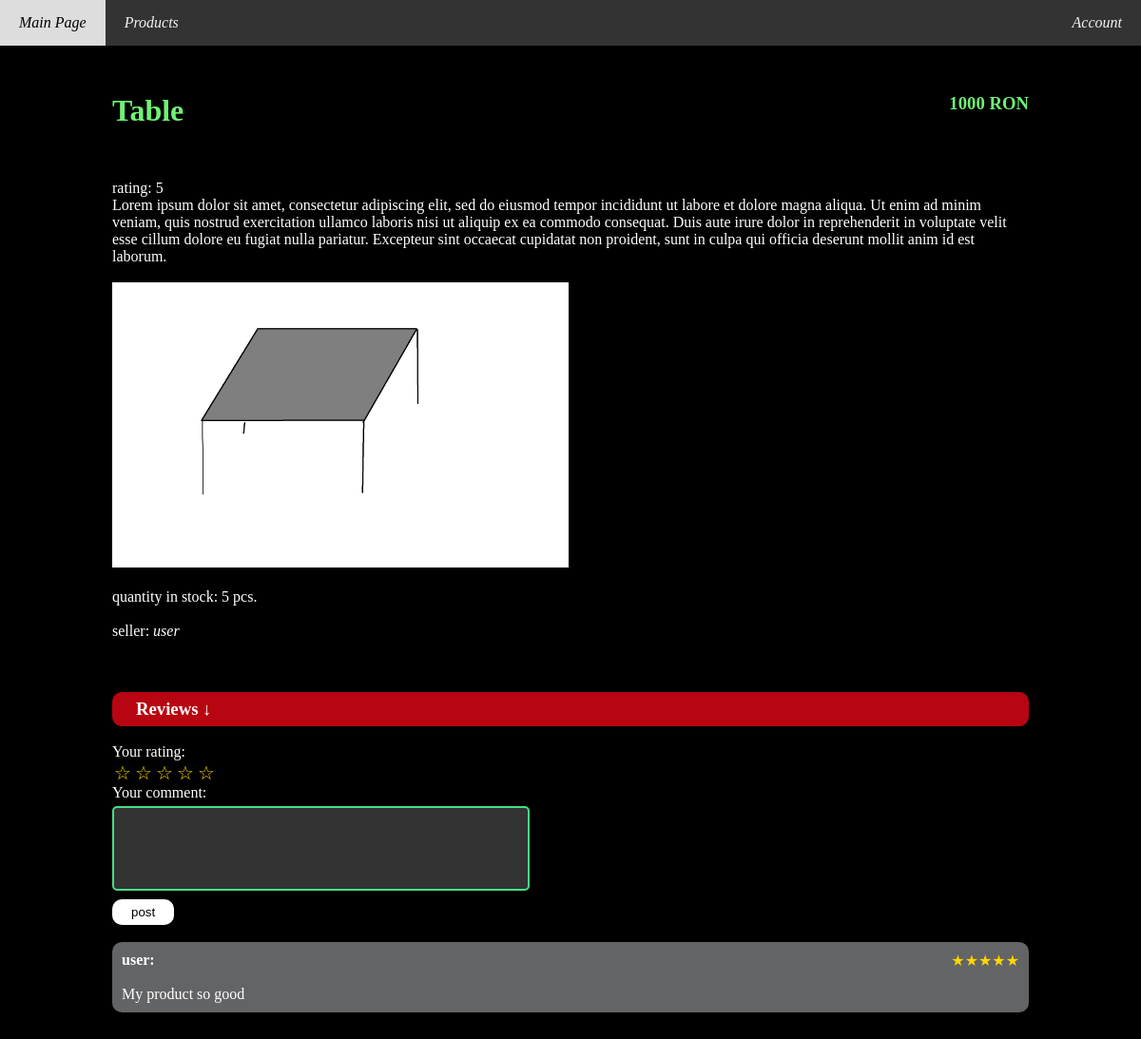
/post/1, run on the app's committed database.
### tables this page shows
CREATE TABLE products (
id INTEGER PRIMARY KEY,
title VARCHAR(50),
price INT,
description VARCHAR(1000),
seller VARCHAR(30),
quantity INT,
post_date TIMESTAMP, 
image VARCHAR(50)
, rating INT);

CREATE TABLE reviews (
id INTEGER PRIMARY KEY,
rating INT,
content TEXT,
post_id INT,
user VARCHAR(30),
time TIMESTAMP
);

### app.py (the view)
@app.route('/post/<post_id>', methods=['GET', 'POST'])
def post(post_id):
    if request.method == "POST":
        if 'username' in session:
            rating = request.form.get('rating')
            if rating:
                rating = safe_rating(rating)
                content = request.form.get('comment')
                user = session['username']
                existing = query_db("SELECT rating FROM reviews WHERE post_id=? AND user=?", (post_id, user))
                if existing:
                    flash("You already submitted a review")
                    return redirect(url_for('post', post_id=post_id))
                values = (rating, content, post_id, user)
                query_db("INSERT INTO reviews (rating, content, post_id, user, time) VALUES (?, ?, ?, ?, datetime('now'))", values)
                ovr_rating = query_db("SELECT AVG(rating) FROM reviews WHERE post_id=?", (post_id,))[0][0]
                ovr_rating = round(ovr_rating, 2)
                query_db("UPDATE products SET rating=? WHERE id=?", (ovr_rating, post_id))
                flash("review posted")
                return redirect(url_for('post', post_id = post_id))
            else:
                flash("enter a rating")
                return redirect(url_for('post', post_id = post_id))
        else:
            flash("Log in first")
            return redirect(url_for('login'))
    elif request.method == "GET":
        posts = query_db("SELECT title, description, price, seller, quantity, rating FROM products WHERE id=?", (post_id,))
        seller = posts[0][3]
        image = query_db("SELECT image FROM products WHERE id=?", (post_id,))[0][0]
        if image:
            image = "/uploads/"+seller+"/"+image
        comments = query_db("SELECT user, content, rating FROM reviews WHERE post_id=?", (post_id,))
        if comments:
            ovr_rating = posts[0][5]
        else:
            ovr_rating = "no reviews yet"
        if 'username' in session:
            logged_in = True
        else:
            logged_in = False
        return render_template('post_details.html', post=posts[0], image=image, comments=comments, rating=ovr_rating, logged_in=logged_in)

### app.py (called while the page is built)
def get_db():
    db = getattr(g, '_database', None)
    if db is None:
        db = g._database = sqlite3.connect(DATABASE)
    return db

def query_db(query, args=(), one=False):
    conn = get_db()
    curs = conn.execute(query, args)
    conn.commit()
    rv = curs.fetchall()
    curs.close()
    return (rv[0] if rv else None) if one else rv

@app.teardown_appcontext
def close_connection(exception):
    db = getattr(g, '_database', None)
    if db is not None:
        db.close()

### templates/post_details.html (shortened to what this page needs)
{% extends "layout.html" %}
{% block head %}
<link rel="stylesheet" type="text/css" href="/static/style.css">
<link rel="stylesheet" type="text/css" href="/static/rating.css">
{% endblock %}
{% block body %}
<div>
<br>
    <h1 class="title">{{ post[0] }}</h1><h3 class="title"><div class="title">{{ post[2] }} RON</div></h3>
    <br><br><br><br>
    rating: {{ rating }}<br>
    {{ post[1] }} <br><br>
    {% if image %}
        <a href="{{ image }}"><image src="{{ image }}"></a>
        <br><br>
    {% endif %}
    quantity in stock: {{ post[4] }} pcs. <br><br>
    seller: <a class="seller" href="/profile/{{ post[3] }}"><i>{{ post[3] }}</i></a> <br>
</div>
<br><br>
<h3 class="comments"> Reviews &darr; </h3>
<form method="POST" name="review">
Your rating: <br>
<div class="rating">
<span>☆</span><span>☆</span><span>☆</span><span>☆</span><span>☆</span>
</div>
    <br>
Your comment:<br>
    <textarea name="comment" rows=5 cols=50></textarea><br>
    <button> post </button>
</form>
<br>
<div class="comments">
{% if comments %}
    {% for comment in comments %}
        {% if comment[1] %}
          <div class="comment">
          <b>{{ comment[0] }}:</b><div class="stars">{{ '  ' + '★'*comment[2] + '☆'*(5-comment[2]) }}</div>
          <br><br>
          {{ comment[1] }}<br>
          </div>
          <br>
      {% endif %}
    {% endfor %}
{% else %}
    <div class="comment">
    No comments
    </div>
{% endif %}
</div><br>
{% endblock %}

### templates/layout.html (shortened to what this page needs)
<!doctype html>
<head>
{% block head %}{% endblock %}
<link rel="stylesheet" type="text/css" href="/static/layout.css">
</head>
<body>
<div class="banner"><i>
<a href="/"> Main Page </a>
<a href="/posts"> Products </a>
<a href="/home" class="account"> Account </a>
</i></div>
<div id="content">
{% block body %}{% endblock %}
</div>
</body>

### static/style.css (style rules this page uses)
body { background-color: black; min-height: 100vh; color: white; font-size: 16px; margin: 0px; }
img { max-width: 500px; max-height: 300px; width: auto; }
div#content { background-color: black; max-width: 1024px; min-height: 100vh; margin: auto; padding-left: 30px; padding-right: 30px; padding-top: 80px; padding-bottom: 30px; box-sizing: border-box; }
a:link, a:visited { color: white; text-decoration: underline; cursor: auto; }
a.seller { text-decoration: none; }
textarea { resize: none; }
input, textarea { box-sizing: border-box; border: solid; border-width: 2px; border-color: #43e084; border-radius: 5px; background-color: #333; color: white; padding: 5px 10px; margin: 5px 0; }
button { cursor: pointer; border-radius: 10px; border-width: 0; padding: 6px 20px; background-color: white; }
h1.title, h3.title { color: #6ff275; display: inline; }
div.title { display: inline; float: right; }
div.comment { background-color: #636466; padding: 10px; border-radius: 10px; }
div.stars { color: gold; font-size: 20px; display: inline-block; }
div.comment > div.stars { float: right; font-size: 16px; }
h3.comments { background-color: #b70511; border-width: none; border-radius: 10px; padding: 7px 25px; }

### static/rating.css (style rules this page uses)
.rating { unicode-bidi: bidi-override; direction: rtl; text-align: center; display: inline-block; padding: 0; margin: 0; font-size: 20px; }
.rating > span { display: inline-block; position: relative; width: 1.1em; color: gold; }

### static/layout.css (style rules this page uses)
.banner { background-color: #333; position: fixed; top: 0; left: 0; width: 100%; padding-left: 0%; padding-right: 0%; }
.banner a { text-decoration: none; float: left; display: block; color: #f2f2f2; text-align: center; padding: 15px 20px; margin: 0; }
.banner a.account { float: right; }

### data on the page
products: title "Table", price "1000", description "Lorem ipsum dolor sit amet, consectetur adipiscing elit, sed do eiusmod tempor incididunt ut labore et dolore magna aliqua. Ut enim ad minim veniam, quis nostrud exercitation ullamco laboris nisi ut aliquip ex ea commodo consequat. Duis aute irure dolor in reprehenderit in voluptate velit esse cillum dolore eu fugiat nulla pariatur. Excepteur sint occaecat cupidatat non proident, sunt in culpa qui officia deserunt mollit anim id est laborum.", quantity "5", seller "user"
reviews: user "user", rating "★★★★★", content "My product so good"

### other printed values
{{ rating }} "5"
